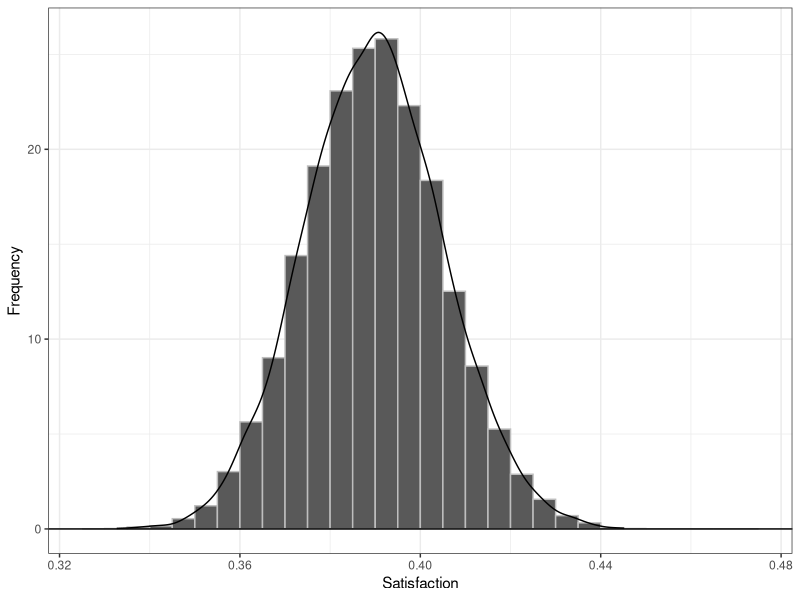
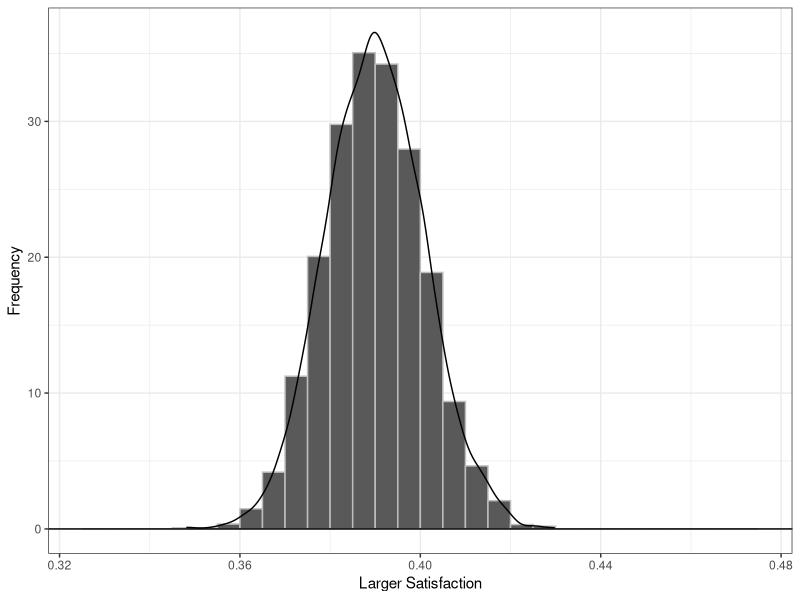
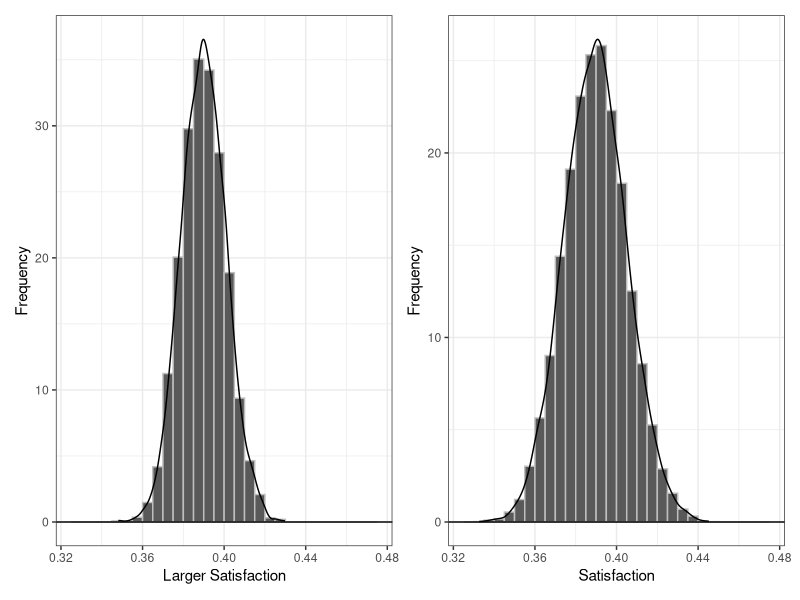
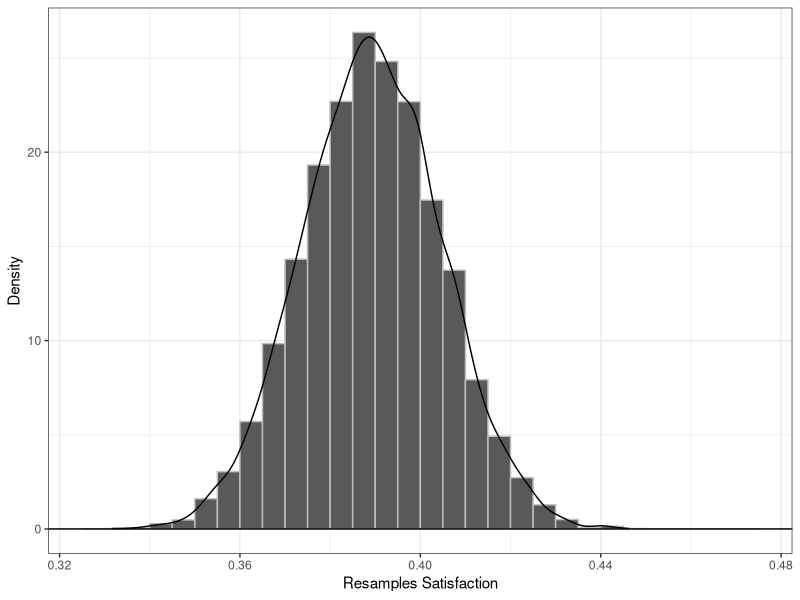
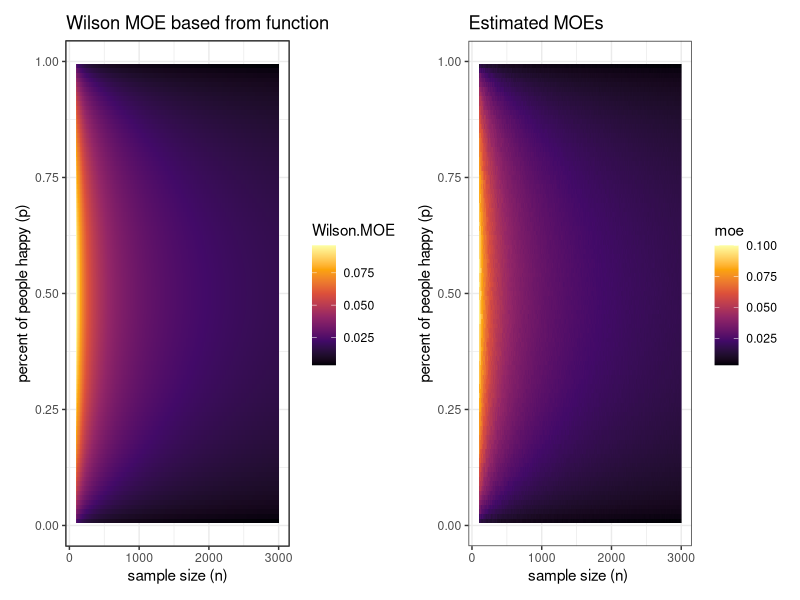

Write R code to recreate these figures, in order.
# loading libraries
library(tidyverse)
library(patchwork)

R <- 10000
sample.size <- 1004
satisfaction <- 0.39
samples <- tibble(sat = numeric(R))

for(i in 1:R){
  samples$sat[i] <- (rbinom(1, sample.size, satisfaction)/sample.size)
}

(polls.hist <- ggplot(samples) +
    geom_histogram(aes(x=sat, y=after_stat(density)),
                   breaks = seq(0.325, 0.475, 0.005),
                   color="grey")+
    stat_density(aes(x = sat), geom="line") +
    geom_hline(yintercept=0)+
    theme_bw()+
    xlab("Satisfaction")+
    ylab("Frequency")
)


lower_bound <- quantile(samples$sat, 0.025)
upper_bound <- quantile(samples$sat, 0.975)
range <- upper_bound[[1]] - lower_bound[[1]]
moe <- range/2
# moe is less than the estimated 4%, is in range

larger.size <- sample.size *2
larger.samples <- tibble(sat = numeric(R))
for(i in 1:R){
  larger.samples$sat[i] <- (rbinom(1, larger.size, satisfaction)/larger.size)
}

(larger.polls.hist <- ggplot(larger.samples) +
    geom_histogram(aes(x=sat, y=after_stat(density)),
                   breaks = seq(0.325, 0.475, 0.005),
                   color="grey")+
    stat_density(aes(x = sat), geom="line") +
    geom_hline(yintercept=0)+
    theme_bw()+
    xlab("Larger Satisfaction")+
    ylab("Frequency")
)
lower_bound2 <- quantile(larger.samples$sat, 0.025)
upper_bound2 <- quantile(larger.samples$sat, 0.975)
range2 <- upper_bound[[1]] - lower_bound[[1]]
moe2 <- range/2
# moe didn't quite half and is slightly over the 2% range

larger.polls.hist +polls.hist


gallup.survey <- data.frame(values = sample(c(rep(1, 391), rep(0, 613))))

resamples <- tibble(value = numeric(R))
for(i in 1:R){
  # Take a resample
  curr.resample <- sample(x = gallup.survey$values,
                          size = nrow(gallup.survey),
                          replace = T)
  # compute the stat on the resample
  resamples$value[i] <- mean(curr.resample)
}

(resamples.hist <- ggplot(resamples) +
    geom_histogram(aes(x=value, y=after_stat(density)),
                   breaks = seq(0.325, 0.475, 0.005),
                   color="grey")+
    stat_density(aes(x = value), geom="line") +
    geom_hline(yintercept=0)+
    theme_bw()+
    xlab("Resamples Satisfaction")+
    ylab("Density")
)
lower_bound3 <- quantile(resamples$value, 0.025)
upper_bound3 <- quantile(resamples$value, 0.975)
range.resample <- upper_bound3[[1]] - lower_bound3[[1]]
moe.resample <- range.resample/2
# moe is lower than the stimulation

n <- seq(100,3000,10)
p <- seq(0.01, 0.99, 0.01)
simulations <- tibble()
counter <- 1


find_moe <- function(size,prob){
  # currents <- tibble(percent = numeric(10000))
  # for(i in 1:10000){
  #   currents$percent[i] <- (rbinom(1, size, prob)/size)
  # }
  current <- (rbinom(10000, size, prob)/size)
  lower_bound <- quantile(current, 0.025)
  upper_bound <- quantile(current, 0.975)
  moe<- (upper_bound[[1]] - lower_bound[[1]])/2
  return(moe)
}

for(j in 1:length(p)){
  new <- tibble(n) %>%
    mutate(
      p= p[j],
      moe = 0
    )
  simulations <- bind_rows(simulations, new)
}
for(j in 1:length(p)){
  for(i in 1:length(n)){
    v1 <- n[i]
    v2 <- p[j]
    simulations$moe[counter] <- find_moe(v1,v2)
    counter <- counter +1
  }
}

random.MOE = ggplot(simulations)+
  scale_fill_viridis_c(option = "inferno")+
  geom_raster(aes(n,p, fill = moe))+
  labs(x = "sample size (n) ",
       y = "percent of people happy (p)",
       title = "Estimated MOEs")+
  theme_bw()

# Task 4 
alpha <- 0.05
Z <- qnorm(1- alpha/2)
Wilson.calculations <- tibble(n = numeric(), p = numeric(), Wilson.MOE = numeric())

## calculate each MOE and add to data set
for(i in 1:length(n)){
  for(j in 1:length(p)){
    value.n = n[i]
    value.p = p[j]
    
    Wilson.MOE = Z*(sqrt( value.n * value.p * (1-value.p) + ((Z^2)/4)))/
      (value.n + Z^2)
    Wilson.calculations = bind_rows(Wilson.calculations, tibble(n = value.n, p = value.p, Wilson.MOE = Wilson.MOE)) 
  }
}

Wilson.MOE = ggplot(Wilson.calculations)+
  scale_fill_viridis_c(option = "inferno")+
  geom_raster(aes(n,p, fill = Wilson.MOE))+
  labs(x = "sample size (n)",
       y = "percent of people happy (p)",
       title = "Wilson MOE based from function")+
  theme_bw()
Wilson.MOE + random.MOE